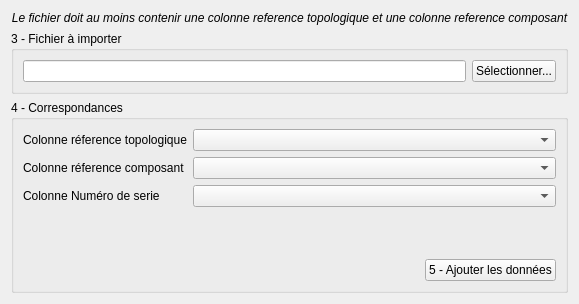
              <widget class="QWidget" name="page_2">
               <layout class="QGridLayout" name="gridLayout_13">
                <item row="2" column="0">
                 <widget class="QGroupBox" name="groupBox_3">
                  <property name="title">
                   <string>4 - Correspondances</string>
                  </property>
                  <layout class="QFormLayout" name="formLayout_2">
                   <item row="0" column="0">
                    <widget class="QLabel" name="label_4">
                     <property name="text">
                      <string>Colonne réference topologique</string>
                     </property>
                    </widget>
                   </item>
                   <item row="0" column="1">
                    <widget class="QComboBox" name="editionRefTopoComboBox"/>
                   </item>
                   <item row="1" column="0">
                    <widget class="QLabel" name="label_5">
                     <property name="text">
                      <string>Colonne réference composant</string>
                     </property>
                    </widget>
                   </item>
                   <item row="1" column="1">
                    <widget class="QComboBox" name="editionRefCompoComboBox"/>
                   </item>
                   <item row="4" column="1">
                    <layout class="QHBoxLayout" name="horizontalLayout_12">
                     <item>
                      <spacer name="horizontalSpacer_9">
                       <property name="orientation">
                        <enum>Qt::Orientation::Horizontal</enum>
                       </property>
                       <property name="sizeHint" stdset="0">
                        <size>
                         <width>40</width>
                         <height>20</height>
                        </size>
                       </property>
                      </spacer>
                     </item>
                     <item>
                      <widget class="QPushButton" name="editionValidateColumnsPushButton">
                       <property name="text">
                        <string>5 - Ajouter les données</string>
                       </property>
                      </widget>
                     </item>
                    </layout>
                   </item>
                   <item row="3" column="1">
                    <spacer name="verticalSpacer">
                     <property name="orientation">
                      <enum>Qt::Orientation::Vertical</enum>
                     </property>
                     <property name="sizeHint" stdset="0">
                      <size>
                       <width>20</width>
                       <height>40</height>
                      </size>
                     </property>
                    </spacer>
                   </item>
                   <item row="2" column="1">
                    <widget class="QComboBox" name="editionSerialCompoComboBox"/>
                   </item>
                   <item row="2" column="0">
                    <widget class="QLabel" name="label_7">
                     <property name="text">
                      <string>Colonne Numéro de serie</string>
                     </property>
                    </widget>
                   </item>
                  </layout>
                 </widget>
                </item>
                <item row="1" column="0">
                 <widget class="QGroupBox" name="groupBox_2">
                  <property name="title">
                   <string>3 - Fichier à importer</string>
                  </property>
                  <layout class="QHBoxLayout" name="horizontalLayout_11">
                   <item>
                    <widget class="QLineEdit" name="editionCSVFilenameLineEdit"/>
                   </item>
                   <item>
                    <widget class="QPushButton" name="selectCSVPushButton">
                     <property name="text">
                      <string>Sélectionner...</string>
                     </property>
                    </widget>
                   </item>
                  </layout>
                 </widget>
                </item>
                <item row="0" column="0">
                 <widget class="QLabel" name="label_6">
                  <property name="font">
                   <font>
                    <italic>true</italic>
                   </font>
                  </property>
                  <property name="text">
                   <string>Le fichier doit au moins contenir une colonne reference topologique et une colonne reference composant</string>
                  </property>
                  <property name="alignment">
                   <set>Qt::AlignmentFlag::AlignCenter</set>
                  </property>
                 </widget>
                </item>
               </layout>
              </widget>
